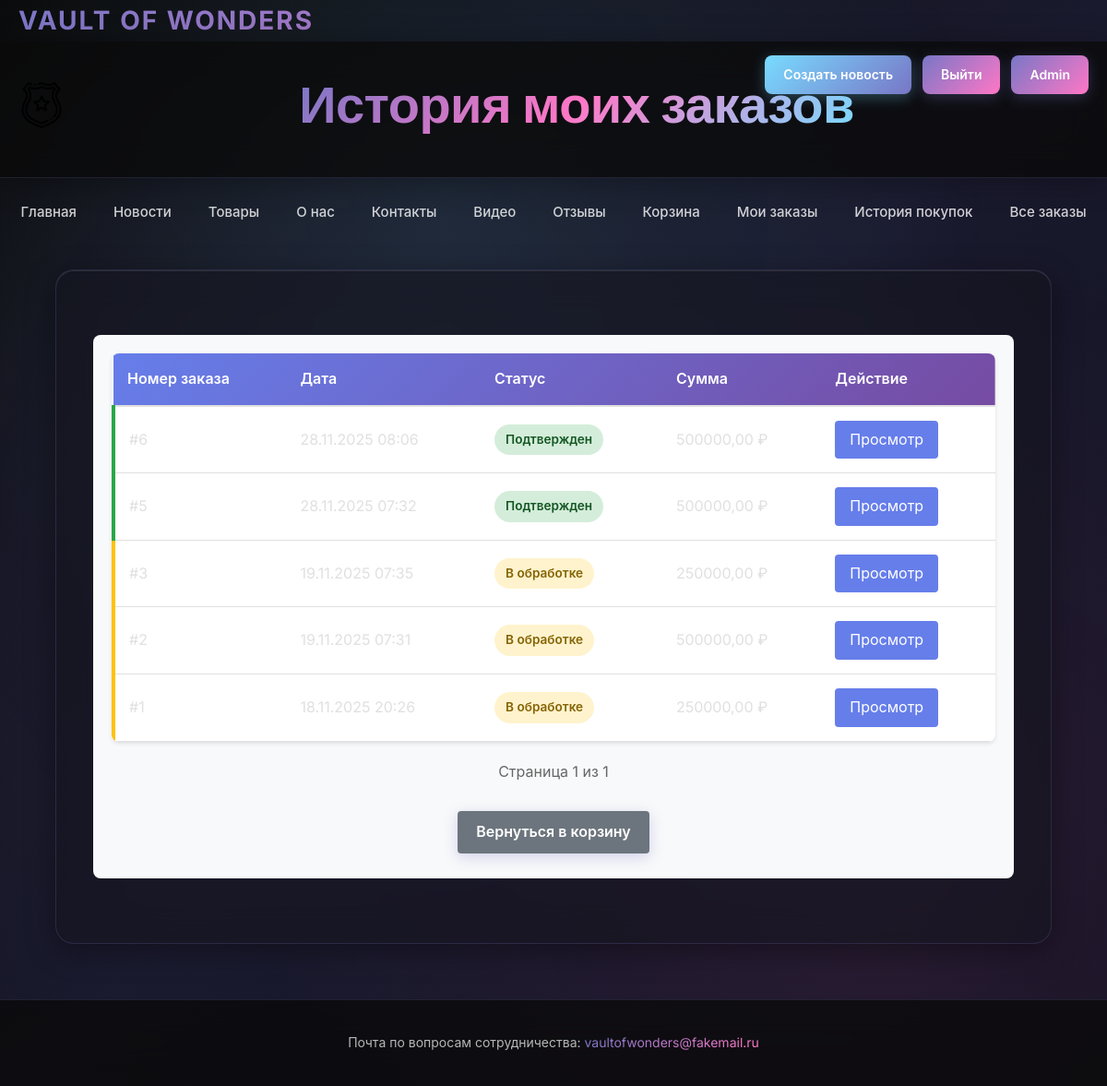
The app's page /orders/ (signed in), older data.
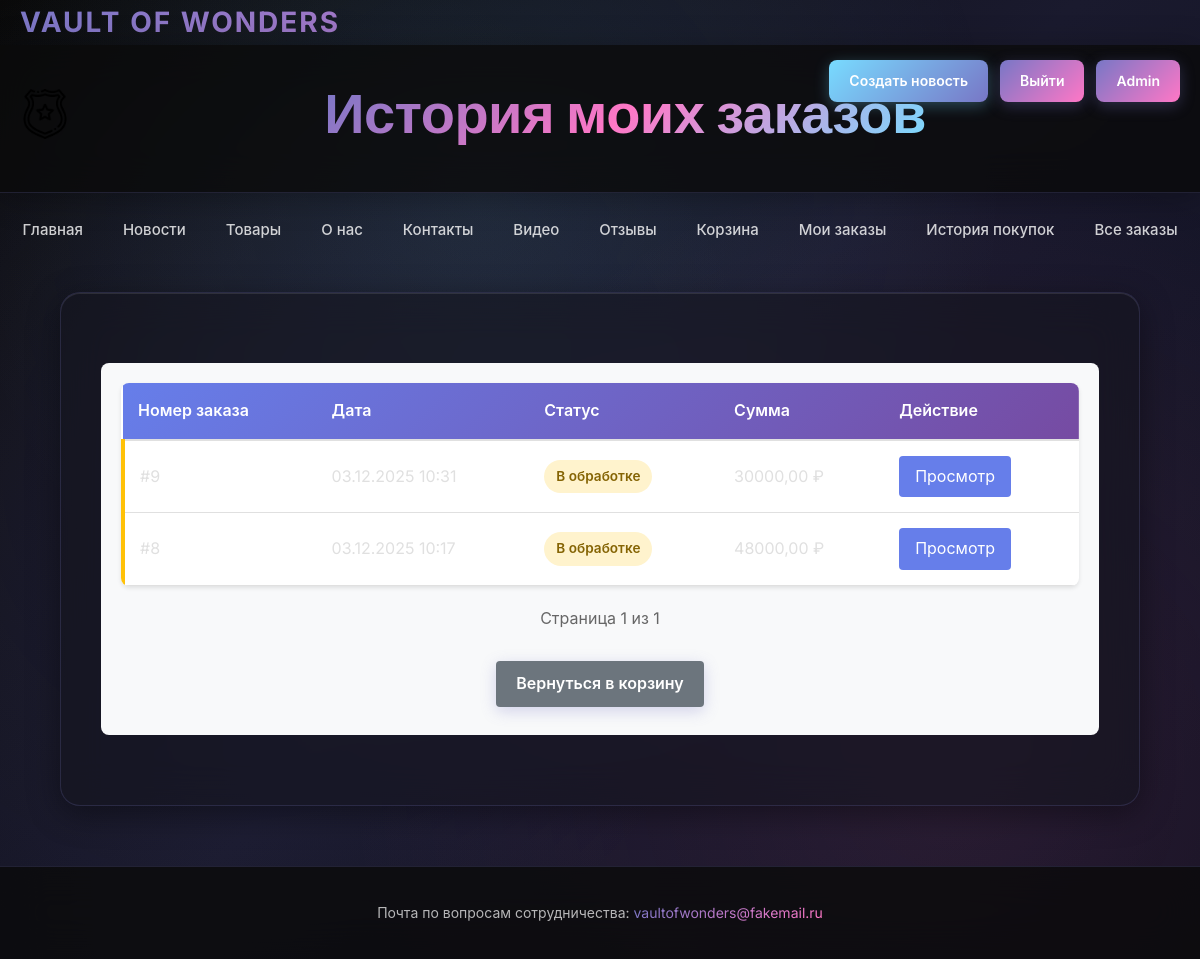
The same page, newer data.
### app/models.py (models this page shows, shortened)
class Order(models.Model):
    STATUS_CHOICES = [
        ('processing', 'В обработке'),
        ('confirmed', 'Подтвержден'),
        ('completed', 'Завершен'),
        ('cancelled', 'Отменен'),
    ]
    user = models.ForeignKey(User, on_delete=models.CASCADE, verbose_name="Пользователь")
    items = models.ManyToManyField(CartItem, verbose_name="Товары")
    total_price = models.DecimalField('Общая стоимость', max_digits=10, decimal_places=2)
    date_created = models.DateTimeField(default=timezone.now, verbose_name="Дата создания")
    is_paid = models.BooleanField('Оплачен', default=False)
    status = models.CharField('Статус заказа', max_length=20, choices=STATUS_CHOICES, default='processing')
    class Meta:
        verbose_name = "Заказ"
        verbose_name_plural = "Заказы"

### app/views.py (the view)
# urls.py: path('orders/', views.order_history, name='order_history'),
def order_history(request):
    if not request.user.is_authenticated:
        return redirect('login')
    orders = Order.objects.filter(user=request.user).order_by('-date_created')
    paginator = Paginator(orders, 10)
    page_number = request.GET.get("page")
    page_obj = paginator.get_page(page_number)
    context = {
        'page_obj': page_obj,
        'user': request.user,
        'title': 'История моих заказов'
    }
    return render(request, 'order_history.html', context)

### app/templates/order_history.html (shortened to what this page needs)
{% extends 'base.html' %}
{% load static %}
{% block header %}История моих заказов{% endblock %}
{% block content %}
<link href="{% static 'styles/order_history.css' %}" rel="stylesheet">
<div class="orders-container">
    {% if page_obj %}
        <table class="orders-table">
            <thead>
                <tr>
                    <th>Номер заказа</th>
                    <th>Дата</th>
                    <th>Статус</th>
                    <th>Сумма</th>
                    <th>Действие</th>
                </tr>
            </thead>
            <tbody>
                {% for order in page_obj %}
                    <tr class="order-row status-{{ order.status }}">
                        <td>#{{ order.id }}</td>
                        <td>{{ order.date_created|date:"d.m.Y H:i" }}</td>
                        <td>
                            <span class="status-badge status-{{ order.status }}">
                                {{ order.get_status_display }}
                            </span>
                        </td>
                        <td>{{ order.total_price }} ₽</td>
                        <td>
                            <a href="{% url 'order_detail' order.id %}" class="btn-view">Просмотр</a>
                        </td>
                    </tr>
                {% endfor %}
            </tbody>
        </table>
        <div class="pagination">
            <span class="page-info">
                Страница {{ page_obj.number }} из {{ page_obj.paginator.num_pages }}
            </span>
        </div>
    {% else %}
        <div class="empty-message">
            <p>У вас пока нет заказов</p>
            <a href="{% url 'products' %}" class="btn btn-primary">Перейти к товарам</a>
        </div>
    {% endif %}
    <div class="order-history-footer">
        <a href="{% url 'cart' %}" class="btn btn-secondary">Вернуться в корзину</a>
    </div>
</div>
{% endblock %}

Row changes from the older to the newer data that the page shows:
removed Order: id "6", date_created "28.11.2025 08:06", status "Подтвержден", total_price "500000,00"
removed Order: id "5", date_created "28.11.2025 07:32", status "Подтвержден", total_price "500000,00"
removed Order: id "3", date_created "19.11.2025 07:35", status "В обработке", total_price "250000,00"
removed Order: id "2", date_created "19.11.2025 07:31", status "В обработке", total_price "500000,00"
removed Order: id "1", date_created "18.11.2025 20:26", status "В обработке", total_price "250000,00"
added Order: id "9", date_created "03.12.2025 10:31", status "В обработке", total_price "30000,00"
added Order: id "8", date_created "03.12.2025 10:17", status "В обработке", total_price "48000,00"
